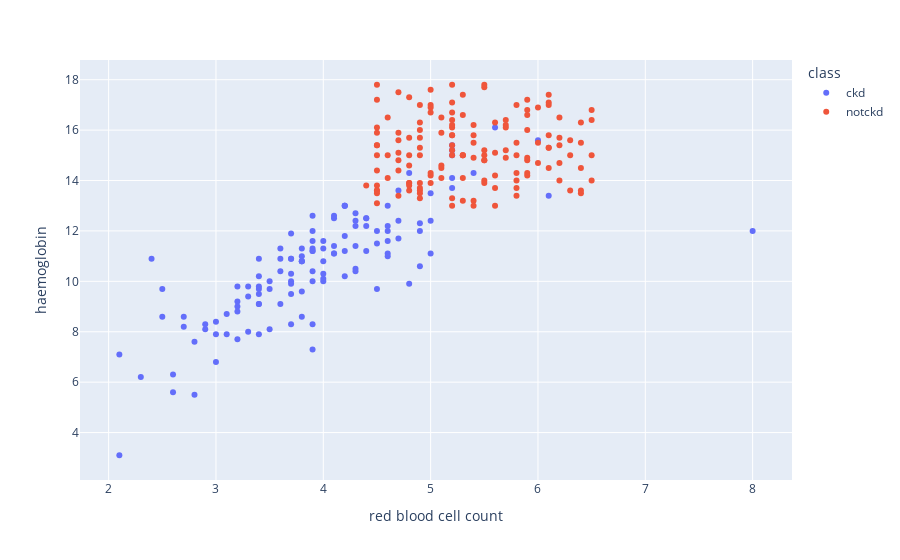

The notebook cell saved with this chart:
### Code cell
scatters('red blood cell count', 'haemoglobin')

### Figure 1 — Plotly figure (JSON) as saved in the notebook; plotly's stock layout.template omitted (floating-point values rounded to 4 significant figures; data arrays with more than 128 entries replaced by an {"elided": "..."} marker saying what was removed)
{"data": [{"hovertemplate": "class=ckd<br>red blood cell count=%{x}<br>haemoglobin=%{y}<extra></extra>", "legendgroup": "ckd", "marker": {"color": "#636efa", "symbol": "circle"}, "mode": "markers", "name": "ckd", "orientation": "v", "showlegend": true, "type": "scatter", "x": {"elided": "250 float values"}, "xaxis": "x", "y": {"elided": "250 float values"}, "yaxis": "y"}, {"hovertemplate": "class=notckd<br>red blood cell count=%{x}<br>haemoglobin=%{y}<extra></extra>", "legendgroup": "notckd", "marker": {"color": "#EF553B", "symbol": "circle"}, "mode": "markers", "name": "notckd", "orientation": "v", "showlegend": true, "type": "scatter", "x": {"elided": "150 float values"}, "xaxis": "x", "y": {"elided": "150 float values"}, "yaxis": "y"}], "layout": {"legend": {"title": {"text": "class"}, "tracegroupgap": 0}, "margin": {"t": 60}, "xaxis": {"anchor": "y", "domain": [0, 1], "title": {"text": "red blood cell count"}}, "yaxis": {"anchor": "x", "domain": [0, 1], "title": {"text": "haemoglobin"}}}}
